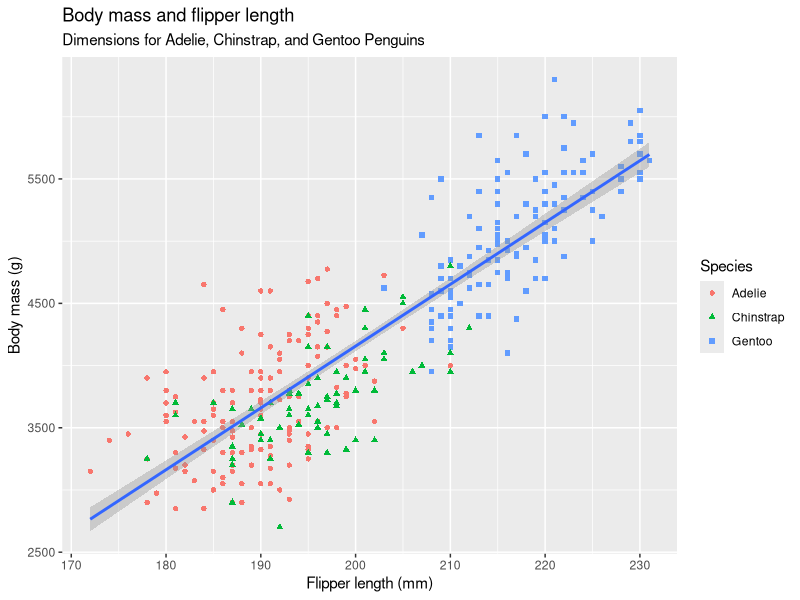

Write the R code that produced this figure.
library(ggplot2)
library(palmerpenguins)

# Create the plot
p <- ggplot(
  data = penguins,
  mapping = aes(x = flipper_length_mm, y = body_mass_g)
) +
  geom_point(aes(color = species, shape = species)) +
  geom_smooth(method = "lm") +
  labs(
    title = "Body mass and flipper length",
    subtitle = "Dimensions for Adelie, Chinstrap, and Gentoo Penguins",
    x = "Flipper length (mm)",
    y = "Body mass (g)",
    color = "Species",
    shape = "Species"
  )

# Save the plot
dir.create("week01/plots", recursive = TRUE)
ggsave(
  filename = "week01/plots/week01_penguins_flipper_mass.png",
  plot = p,
  width = 6,
  height = 4,
  dpi = 300
)
